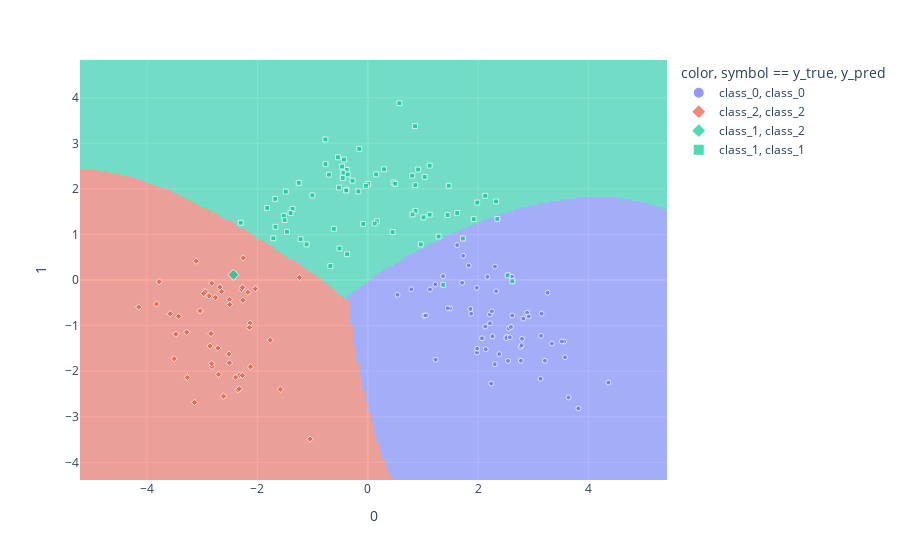

Source (notebook cell):
### Code cell
fig = px.scatter(
    X_pca2,
    x=0,
    y=1,
    color=y,
    symbol=y_pred,
    size=[1 if yt == yp else 3 for yt, yp in zip(y, y_pred)],
    size_max=6,
    hover_data={
        'index': range(len(X_pca2)),
    },
)
fig.add_trace(
    go.Heatmap(
        x=x0s,
        y=x1s,
        z=asnum(y_mesh),
        zmin=0,
        zmax=2,
        opacity=0.5,
        colorscale=[[0, '#636efa'], [1/3, '#636efa'], [1/3, '#00cc96'], [2/3, '#00cc96'], [2/3, '#EF553B'], [1, '#EF553B']],
        colorbar=dict(
            tickvals=[1/3, 1, 5/3],
            ticktext=[0, 1, 2],
        ),
        showscale=False,
        hoverinfo='skip',
    ),
)
fig.layout.legend.title = 'color, symbol == y_true, y_pred'
fig.show()

### Figure 1 — Plotly figure (JSON) as saved in the notebook; plotly's stock layout.template omitted (floating-point values rounded to 4 significant figures; data arrays with more than 128 entries replaced by an {"elided": "..."} marker saying what was removed)
{"data": [{"customdata": [[0], [4], [7], [9], [16], [23], [27], [28], [38], [45], [46], [48], [50], [52], [53], [55], [58], [61], [66], [69], [70], [73], [74], [77], [78], [79], [82], [85], [89], [90], [92], [95], [96], [98], [102], [106], [115], [119], [120], [125], [126], [127], [131], [133], [136], [139], [145], [149], [150], [152], [154], [155], [163], [164], [166], [167], [168], [173], [174]], "hovertemplate": "color=class_0<br>symbol=class_0<br>0=%{x}<br>1=%{y}<br>size=%{marker.size}<br>index=%{customdata[0]}<extra></extra>", "legendgroup": "class_0, class_0", "marker": {"color": "#636efa", "size": [1, 1, 1, 1, 1, 1, 1, 1, 1, 1, 1, 1, 1, 1, 1, 1, 1, 1, 1, 1, 1, 1, 1, 1, 1, 1, 1, 1, 1, 1, 1, 1, 1, 1, 1, 1, 1, 1, 1, 1, 1, 1, 1, 1, 1, 1, 1, 1, 1, 1, 1, 1, 1, 1, 1, 1, 1, 1, 1], "sizemode": "area", "sizeref": 0.08333, "symbol": "circle"}, "mode": "markers", "name": "class_0, class_0", "orientation": "v", "showlegend": true, "type": "scatter", "x": [2.128, 2.237, 2.618, 2.61, 1.364, 2.554, 0.5387, 3.56, 3.259, 2.773, 2.069, 3.518, 1.727, 3.148, 2.381, 3.574, 3.816, 2.518, 2.212, 4.359, 3.336, 2.795, 1.859, 1.974, 2.26, 0.7893, 2.305, 3.138, 1.979, 1.618, 2.302, 1.49, 2.247, 2.77, 1.709, 2.325, 1.025, 2.542, 3.209, 1.449, 1.128, 2.818, 2.887, 2.214, 2.509, 2.138, 3.131, 1.982, 3.637, 2.916, 1.224, 1.054, 1.873, 2.787, 1.23, 2.594, 2.168, 1.83, 2.573], "xaxis": "x", "y": [-1.02, -2.27, -0.7761, 0.07346, 0.08545, -1.063, -0.3232, -1.348, -0.2776, -1.768, -1.277, -1.348, 0.5316, -0.7386, -1.625, -1.693, -2.815, -1.244, -0.7533, -2.248, -1.392, -1.289, -0.6328, -0.1687, -1.234, -0.2017, 0.2947, -1.224, -1.592, 0.7667, -1.848, -0.6255, -0.6881, -1.462, -0.05875, -0.2443, -0.7798, -1.773, -1.769, -0.6167, -0.2066, -0.8459, -0.7141, -0.949, -1.272, -1.518, -2.167, -1.505, -2.574, -0.7968, -0.09218, -0.7776, -0.7399, -1.431, -1.747, -1.029, 0.07169, 0.3205, -1.256], "yaxis": "y"}, {"customdata": [[1], [3], [5], [6], [8], [11], [12], [14], [15], [18], [21], [31], [32], [36], [37], [39], [49], [51], [59], [65], [67], [68], [72], [80], [84], [87], [88], [91], [93], [99], [101], [103], [104], [105], [111], [112], [117], [118], [121], [132], [134], [140], [143], [144], [147], [162], [169], [172]], "hovertemplate": "color=class_2<br>symbol=class_2<br>0=%{x}<br>1=%{y}<br>size=%{marker.size}<br>index=%{customdata[0]}<extra></extra>", "legendgroup": "class_2, class_2", "marker": {"color": "#EF553B", "size": [1, 1, 1, 1, 1, 1, 1, 1, 1, 1, 1, 1, 1, 1, 1, 1, 1, 1, 1, 1, 1, 1, 1, 1, 1, 1, 1, 1, 1, 1, 1, 1, 1, 1, 1, 1, 1, 1, 1, 1, 1, 1, 1, 1, 1, 1, 1, 1], "sizemode": "area", "sizeref": 0.08333, "symbol": "diamond"}, "mode": "markers", "name": "class_2, class_2", "orientation": "v", "showlegend": true, "type": "scatter", "x": [-2.948, -2.133, -2.287, -2.972, -1.047, -2.614, -2.509, -2.759, -2.823, -2.257, -2.501, -3.581, -1.583, -2.356, -3.11, -3.508, -3.78, -3.426, -2.327, -1.239, -3.83, -1.768, -2.703, -3.27, -2.264, -2.827, -2.652, -2.04, -2.269, -2.829, -3.282, -2.877, -2.272, -3.477, -2.717, -3.138, -2.84, -2.326, -2.682, -2.393, -2.507, -3.039, -2.172, -4.151, -2.125, -2.859, -2.144, -2.517], "xaxis": "x", "y": [-0.2548, -0.9459, -0.1994, -0.2965, -3.491, -2.548, -0.4277, -0.3867, -1.896, 0.4863, -0.5372, -0.7377, -2.395, -2.411, 0.4135, -1.726, -0.03792, -0.7986, -2.089, 0.05843, -0.5257, -1.32, -2.07, -2.136, -0.4442, -0.06904, -0.2497, -0.1893, -0.1578, -1.834, -1.144, -0.3458, -2.092, -1.188, -1.49, -2.685, -1.174, -2.386, -0.1528, -2.132, -1.819, -0.6761, -0.2694, -0.5925, -1.904, -1.45, -1.042, -1.626], "yaxis": "y"}, {"customdata": [[17]], "hovertemplate": "color=class_1<br>symbol=class_2<br>0=%{x}<br>1=%{y}<br>size=%{marker.size}<br>index=%{customdata[0]}<extra></extra>", "legendgroup": "class_1, class_2", "marker": {"color": "#00cc96", "size": [3], "sizemode": "area", "sizeref": 0.08333, "symbol": "diamond"}, "mode": "markers", "name": "class_1, class_2", "orientation": "v", "showlegend": true, "type": "scatter", "x": [-2.434], "xaxis": "x", "y": [0.1157], "yaxis": "y"}, {"customdata": [[2], [10], [13], [19], [20], [22], [24], [25], [26], [29], [30], [33], [34], [35], [40], [41], [42], [43], [44], [47], [54], [56], [57], [60], [62], [63], [64], [71], [75], [76], [81], [83], [86], [94], [97], [100], [107], [108], [109], [110], [113], [114], [116], [122], [123], [124], [128], [129], [130], [135], [137], [138], [141], [142], [146], [148], [151], [153], [156], [157], [158], [159], [160], [161], [165], [170], [171], [175], [176], [177]], "hovertemplate": "color=class_1<br>symbol=class_1<br>0=%{x}<br>1=%{y}<br>size=%{marker.size}<br>index=%{customdata[0]}<extra></extra>", "legendgroup": "class_1, class_1", "marker": {"color": "#00cc96", "size": [1, 1, 1, 1, 1, 1, 1, 1, 1, 1, 1, 1, 1, 1, 1, 1, 1, 1, 1, 1, 1, 1, 1, 1, 1, 1, 1, 1, 1, 1, 1, 1, 1, 1, 1, 1, 1, 1, 1, 1, 1, 1, 1, 1, 1, 1, 1, 1, 1, 1, 1, 1, 1, 1, 1, 1, 1, 1, 1, 1, 1, 1, 1, 1, 1, 1, 1, 1, 1, 1], "sizemode": "area", "sizeref": 0.08333, "symbol": "square"}, "mode": "markers", "name": "class_1, class_1", "orientation": "v", "showlegend": true, "type": "scatter", "x": [1.92, 0.1523, 1.723, 1.121, -2.303, 0.1638, -0.7675, 2.534, -0.5119, 1.619, 2.619, 1.446, 0.007479, -0.155, -0.4308, -0.5236, -1.11, 1.01, 1.982, 0.8606, 1.283, 0.9121, 0.467, -1.521, -0.6779, -0.766, 0.8636, -1.485, -0.4539, -0.08325, 0.9601, 0.8118, -1.679, -0.3917, -0.3891, -1.507, 1.466, -0.3828, 0.4502, 0.5728, -0.6145, -1.362, 1.121, -1.005, -1.466, -0.4654, -0.5404, 0.2942, -0.03318, 2.127, -0.3755, 1.368, -0.2758, -1.251, 2.348, 0.8556, -1.712, 2.325, 0.4979, -1.399, -0.1702, 0.125, -0.7043, -1.218, -1.674, -1.824, 1.031, 0.8054, -0.4426, -0.3633], "xaxis": "x", "y": [1.337, 2.318, 0.912, 2.511, 1.257, 1.291, 3.086, 0.1035, 0.6925, 1.472, -0.02487, 1.425, 2.108, 2.879, 2.643, 2.029, 0.7828, 1.376, 1.7, 2.082, 0.954, 2.425, 2.139, 1.412, 0.3091, 2.544, 1.515, 1.94, 2.239, 1.231, 0.7835, 1.441, 1.781, 1.976, 1.964, 1.317, 2.068, 2.418, 1.053, 3.881, 1.124, 1.56, 1.435, 1.859, 1.059, 2.489, 2.694, 2.43, 2.066, 1.849, 0.5663, -0.1041, 2.179, 2.133, 1.341, 3.378, 0.9164, 1.726, 2.112, 1.472, 1.944, 1.241, 2.312, 0.8979, 1.168, 1.582, 2.264, 2.291, 2.356, 2.317], "yaxis": "y"}, {"colorbar": {"ticktext": [0, 1, 2], "tickvals": [0.3333, 1, 1.667]}, "colorscale": [[0, "#636efa"], [0.3333, "#636efa"], [0.3333, "#00cc96"], [0.6667, "#00cc96"], [0.6667, "#EF553B"], [1, "#EF553B"]], "hoverinfo": "skip", "opacity": 0.5, "showscale": false, "type": "heatmap", "x": {"elided": "200 float values"}, "y": {"elided": "200 float values"}, "z": {"elided": "200x200 int values"}, "zmax": 2, "zmin": 0}], "layout": {"autosize": true, "legend": {"itemsizing": "constant", "title": {"text": "color, symbol == y_true, y_pred"}, "tracegroupgap": 0}, "margin": {"t": 60}, "xaxis": {"anchor": "y", "autorange": true, "domain": [0, 1], "range": [-5.215, 5.422], "title": {"text": "0"}, "type": "linear"}, "yaxis": {"anchor": "x", "autorange": true, "domain": [0, 1], "range": [-4.387, 4.828], "title": {"text": "1"}, "type": "linear"}}}
